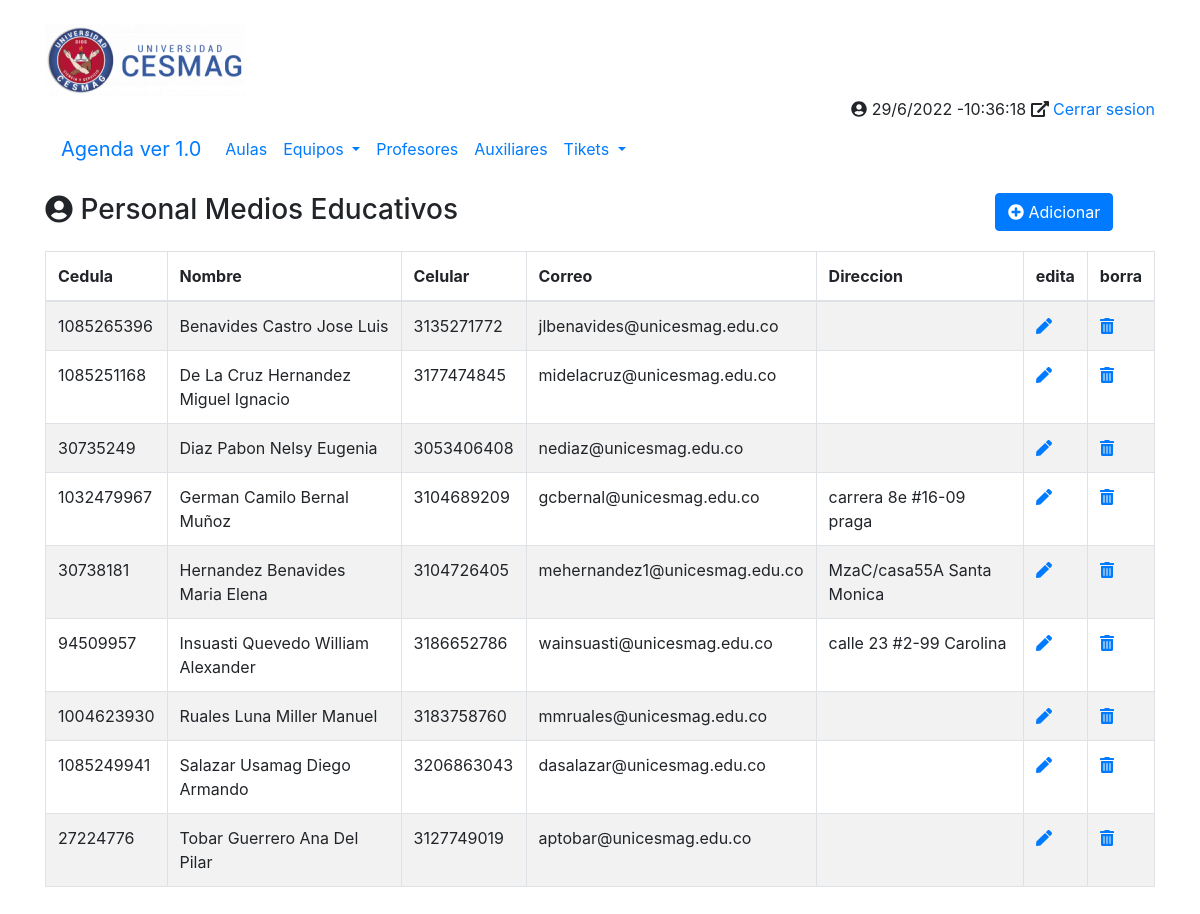
The app's page /principal.php?opcion=auxiliares, older data.
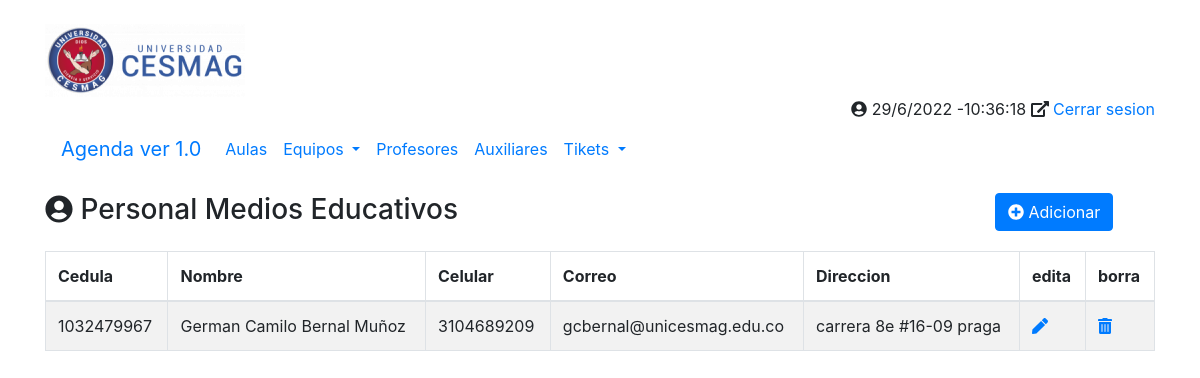
The same page, newer data.
### tables this page shows
CREATE TABLE `tbl_auxiliares` (
  `cedula` varchar(100) NOT NULL,
  `nombre` varchar(100) NOT NULL,
  `celular` varchar(100) DEFAULT NULL,
  `correo` varchar(100) DEFAULT NULL,
  `direcion` varchar(100) DEFAULT NULL
);

### php/auxiliares/auxiliares.php (the view, shortened to what this page needs)
<div class="row my-3">
	<div class="col-10">
		<h3><i class="fa fa-user-circle"></i> Personal Medios Educativos</h3>
	</div>
	<div class="col-2">
		<a href="./principal.php?opcion=auxiliar-nuevo&accion=ADICIONAR&cedula=0" class="btn btn-primary" title="Crear un nuevo Contacto">
			<i class="fas fa-plus-circle"></i>
			Adicionar
		</a>
	</div>
</div>
<div class="row my-3">
	<div class="col-12">
			<table id="miTabla"  class="table table-striped table-bordered table-hover">
			<thead>
					<tr>
						<th>Cedula</th>
						<th>Nombre</th>
						<th>Celular</th>
						<th>Correo</th>
						<th>Direccion</th>
						<th>edita</th>
						<th>borra</th>
					</tr>
			</thead>
			<tbody>
						<?php
							$conexion = conectarBD();
							$sSQL = "SELECT * FROM tbl_auxiliares";
							$datos = $conexion->query($sSQL);
							foreach ($datos as $fila):
									?>
										<tr>
											<td><?php echo $fila['cedula'];         ?></td>
											<td><?php echo $fila['nombre'];     ?></td>
											<td><?php echo $fila['celular'];  ?></td>
											<td><?php echo $fila['correo'];   ?></td>
											<td><?php echo $fila['direcion'];     ?></td>
											<?php
												echo'<td><a href="./principal.php?opcion=contactos_form&accion=EDITAR&id='.$fila	['cedula'].'" title="Editar el Contacto"><i class="fas fa-pen"></i></a></td>
												<td><a href="./principal.php?opcion=contactos_form&accion=ELIMINAR&id='.$fila	['cedula'].'" title="Borrar el Contacto"><i class="fas fa-trash-alt"></i></a></td>';
											?>
										</tr>
									<?php
							endforeach;
						?>
			</tbody>
		</table>
	</div>
</div>

### principal.php (shortened to what this page needs)
<?php
  $opcion = (!isset($_GET['opcion']) ) ? 'inicio' : $_GET['opcion'];
 ?>
<!DOCTYPE html>
<html lang="es">
  <head>
    <link rel="stylesheet" href="lib/bootstrap/css/bootstrap.min.css">
    <link rel="stylesheet" href="lib/datatable/css/bootstrap.css">
    <link rel="stylesheet" href="lib/datatable/css/dataTables.bootstrap4.min.css">
  </head>
  <body>
    <div class="container my-4">
        <?php include_once("inc/encabezado.inc");?>
        <?php include_once("inc/Menu_Principal.inc");?>
        <section class="cuerpo">
          <?php
          switch ($opcion) {
            case 'auxiliares':
              include_once("php/auxiliares/auxiliares.php");
              break;
          }
           ?>
        </section>
     </div>
  </body>
</html>

### inc/encabezado.inc (shortened to what this page needs)
<header>
    <div class="row">
        <div class="col-4">
            <img src="img/Escudo.png" alt="Logo de la Agenda" class="img-fluid">
        </div>
    </div>
    <div class="row">
        <div class="col-12 text-right">
           <span>
           <i class="fa fa-user-circle"></i>
           </span>
           <span>
           <i class="fas fa-external-link-alt"></i>
             <a href="" class="">Cerrar sesion</a>
           </span>
        </div>
    </div>
</header>

### inc/Menu_Principal.inc (shortened to what this page needs)
<nav class="navbar navbar-expand-lg nadvar-light bg-ligth">
    <a href="" class="navbar-brand">Agenda ver 1.0</a>
    <ul class="navbar-nav">
     <li class="nav-item dropdown">
        <a href="principal.php?opcion=aulas" class="nav-link"> Aulas </a>
     </li>
     <li class="nav-item dropdown">
        <a href="principal.php?opcion=equipos" class="nav-link dropdown-toggle" data-toggle="dropdown"> Equipos </a>
    </li>
      <li class="nav-item dropdown">
          <a href="principal.php?opcion=profesores" class="nav-link"> Profesores </a>
      </li>
      <li class="nav-item dropdown">
          <a href="principal.php?opcion=auxiliares" class="nav-link"> Auxiliares </a>
      </li>
      <li class="nav-item dropdown">
          <a href="principal.php?opcion=tikets" class="nav-link dropdown-toggle" data-toggle="dropdown"> Tikets </a>
      </li>
    </ul>
</nav>

Row changes from the older to the newer data that the page shows:
removed tbl_auxiliares: cedula "1085265396", nombre "Benavides Castro Jose Luis", celular "3135271772", correo "jlbenavides@unicesmag.edu.co"
removed tbl_auxiliares: cedula "1085251168", nombre "De La Cruz Hernandez Miguel Ignacio", celular "3177474845", correo "midelacruz@unicesmag.edu.co"
removed tbl_auxiliares: cedula "30735249", nombre "Diaz Pabon Nelsy Eugenia", celular "3053406408", correo "nediaz@unicesmag.edu.co"
removed tbl_auxiliares: cedula "30738181", nombre "Hernandez Benavides Maria Elena", celular "3104726405", correo "mehernandez1@unicesmag.edu.co", direcion "MzaC/casa55A Santa Monica"
removed tbl_auxiliares: cedula "94509957", nombre "Insuasti Quevedo William Alexander", celular "3186652786", correo "wainsuasti@unicesmag.edu.co", direcion "calle 23 #2-99 Carolina"
removed tbl_auxiliares: cedula "1004623930", nombre "Ruales Luna Miller Manuel", celular "3183758760", correo "mmruales@unicesmag.edu.co"
removed tbl_auxiliares: cedula "1085249941", nombre "Salazar Usamag Diego Armando", celular "3206863043", correo "dasalazar@unicesmag.edu.co"
removed tbl_auxiliares: cedula "27224776", nombre "Tobar Guerrero Ana Del Pilar", celular "3127749019", correo "aptobar@unicesmag.edu.co"
